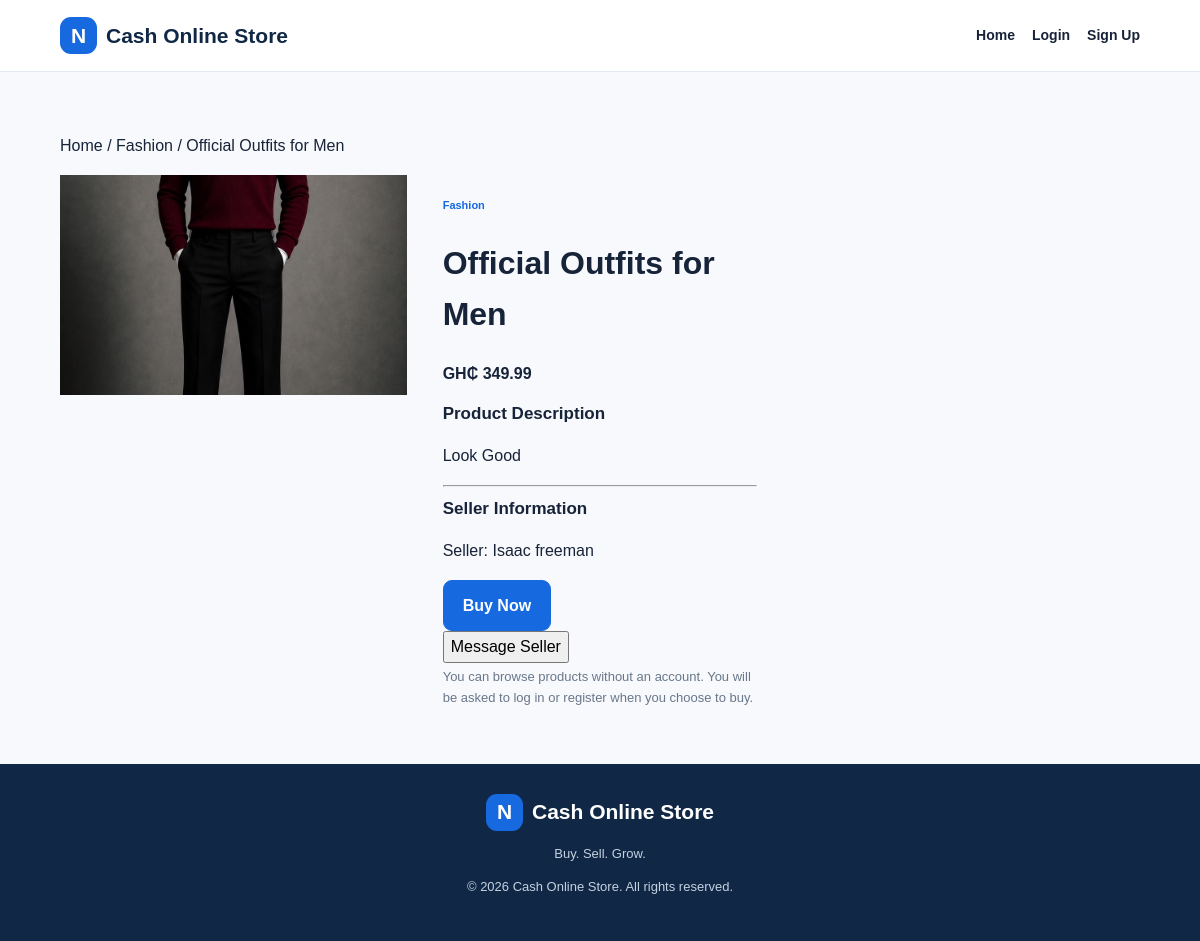
Page /product/6 on the committed database.
### tables this page shows
CREATE TABLE products (
            id INTEGER PRIMARY KEY AUTOINCREMENT,
            seller_id INTEGER NOT NULL,
            name TEXT NOT NULL,
            category TEXT NOT NULL,
            price REAL NOT NULL CHECK(price >= 0),
            quantity INTEGER NOT NULL DEFAULT 1 CHECK(quantity >= 0),
            image TEXT,
            description TEXT,
            created_at TIMESTAMP DEFAULT CURRENT_TIMESTAMP, is_hidden INTEGER NOT NULL DEFAULT 0,
            FOREIGN KEY (seller_id) REFERENCES users(id)
        );

CREATE TABLE users (
            id INTEGER PRIMARY KEY AUTOINCREMENT,
            name TEXT NOT NULL,
            email TEXT NOT NULL UNIQUE,
            password_hash TEXT NOT NULL,
            role TEXT NOT NULL CHECK(role IN ('buyer', 'seller')),
            created_at TIMESTAMP DEFAULT CURRENT_TIMESTAMP
        , profile_image TEXT, shop_description TEXT);

### app.py (the view)
@app.route("/product/<int:product_id>")
def product_detail(product_id):
    connection = get_db_connection()
    try:
        product = connection.execute("""
            SELECT p.*, u.name AS seller_name
            FROM products p
            JOIN users u ON u.id = p.seller_id
            WHERE p.id = ? AND u.role = 'seller'
        """, (product_id,)).fetchone()
    finally:
        connection.close()
    if product is None:
        abort(404)
    return render_template("product.html", product=product)

### app.py (called while the page is built, shortened)
def get_db_connection():
    connection = sqlite3.connect(DATABASE)
    connection.row_factory = sqlite3.Row
    return connection

@app.context_processor
def inject_unread_messages():
    unread_messages = 0
    return {
        "unread_messages": unread_messages
    }

### templates/product.html (shortened to what this page needs)
<!DOCTYPE html>
<html lang="en">
<head>
    <link rel="stylesheet"
          href="{{ url_for('static', filename='style.css') }}">
</head>
<body>
<header class="navbar">
    <a class="logo" href="{{ url_for('home') }}">
        <span class="logo-icon">N</span>
        Cash Online Store
    </a>
    <nav class="nav-links">
        <a href="{{ url_for('home') }}">Home</a>
        {% if session.get('user_id') %}
            <span>Welcome, {{ session.get('user_name') }}!</span>
            {% if session.get('user_role') == 'seller' %}
                <a href="{{ url_for('seller_dashboard') }}">
                    Seller Dashboard
                </a>
            {% endif %}
            <form method="POST" action="{{ url_for('logout') }}">
                <button type="submit">Logout</button>
            </form>
        {% else %}
            <a href="{{ url_for('login') }}">Login</a>
            <a href="{{ url_for('register') }}">Sign Up</a>
        {% endif %}
    </nav>
</header>
<main class="section">
    <p>
        <a href="{{ url_for('home') }}">Home</a>
        / {{ product['category'] }}
        / {{ product['name'] }}
    </p>
    <div class="product-grid">
        <div class="product-image">
            {% if product['image'] %}
                <img src="{{ product['image'] }}"
                     alt="{{ product['name'] }}">
            {% else %}
                <p>No image available</p>
            {% endif %}
        </div>
        <div class="product-info">
            <span class="product-category">
                {{ product['category'] }}
            </span>
            <h1>{{ product['name'] }}</h1>
            <h2 class="price">
                GH₵ {{ "%.2f"|format(product['price']) }}
            </h2>
            <h3>Product Description</h3>
            <p>
                {{ product['description'] or 'No description provided.' }}
            </p>
            <hr>
            <h3>Seller Information</h3>
            <p>
                Seller:
                <a href="{{ url_for('seller_profile', seller_id=product['seller_id']) }}">
                    {{ product['seller_name'] }}
                </a>
            </p>
            <a class="primary-button"
               href="{{ url_for('buy_product', product_id=product['id']) }}">
                Buy Now
            </a>
   <form method="POST"
      action="{{ url_for('start_conversation', product_id=product.id) }}">
    <button type="submit">
        Message Seller
    </button>
    </form>
            <p class="muted">
                You can browse products without an account.
                You will be asked to log in or register when you choose to buy.
            </p>
        </div>
    </div>
</main>
<footer class="footer">
    <a class="logo footer-logo" href="{{ url_for('home') }}">
        <span class="logo-icon">N</span>
        Cash Online Store
    </a>
    <p>Buy. Sell. Grow.</p>
    <p>&copy; 2026 Cash Online Store. All rights reserved.</p>
</footer>
</body>
</html>

### static/style.css (style rules this page uses)
:root { --navy: #102846; --blue: #1769e0; --blue-light: #eaf2ff; --text: #172338; --muted: #69778a; --border: #e4eaf2; --background: #f7f9fc; --white: #ffffff; }
* { box-sizing: border-box; }
html { scroll-behavior: smooth; }
body { margin: 0; font-family: Arial, Helvetica, sans-serif; color: var(--text); background: var(--background); line-height: 1.6; }
a { color: inherit; text-decoration: none; }
button, input { font: inherit; }
button, a { -webkit-tap-highlight-color: transparent; }
.navbar { background: var(--white); padding: 17px 5%; display: flex; align-items: center; justify-content: space-between; gap: 22px; border-bottom: 1px solid var(--border); }
.logo { display: inline-flex; align-items: center; gap: 9px; font-size: 21px; font-weight: 800; color: var(--navy); white-space: nowrap; }
.logo-icon { display: grid; place-items: center; width: 37px; height: 37px; color: white; background: var(--blue); border-radius: 11px; }
.nav-links { display: flex; align-items: center; gap: 17px; font-size: 14px; font-weight: 600; }
.primary-button, .secondary-button { display: inline-block; padding: 12px 19px; border-radius: 9px; font-weight: 700; text-align: center; }
.primary-button { color: white; background: var(--blue); border: 1px solid var(--blue); }
.section { padding: 45px 5% 10px; scroll-margin-top: 25px; }
.muted { color: var(--muted); font-size: 13px; margin: 4px 0; }
.product-grid { display: grid; grid-template-columns: repeat(3, minmax(0, 1fr)); gap: 20px; }
.product-image { display: block; position: relative; background: #edf1f7; height: 220px; overflow: hidden; }
.product-image img { width: 100%; height: 100%; object-fit: cover; display: block; }
.product-info { padding: 16px; }
.product-category { font-size: 11px; color: var(--blue); font-weight: 700; }
.product-info h3 { font-size: 17px; margin: 5px 0; }
.price { font-size: 16px; white-space: nowrap; }
.footer { background: var(--navy); color: white; text-align: center; padding: 30px 5%; margin-top: 25px; }
.footer-logo { color: white; }
.footer p { color: #c4d1e0; font-size: 13px; }
.product-image img { transition: transform 0.25s ease; }
.product-info h3 { overflow-wrap: anywhere; }

### rows in the picture
products: category "Fashion", name "Official Outfits for Men", image (picture), price "349.99", description "Look Good"
users: seller_name "Isaac freeman"
